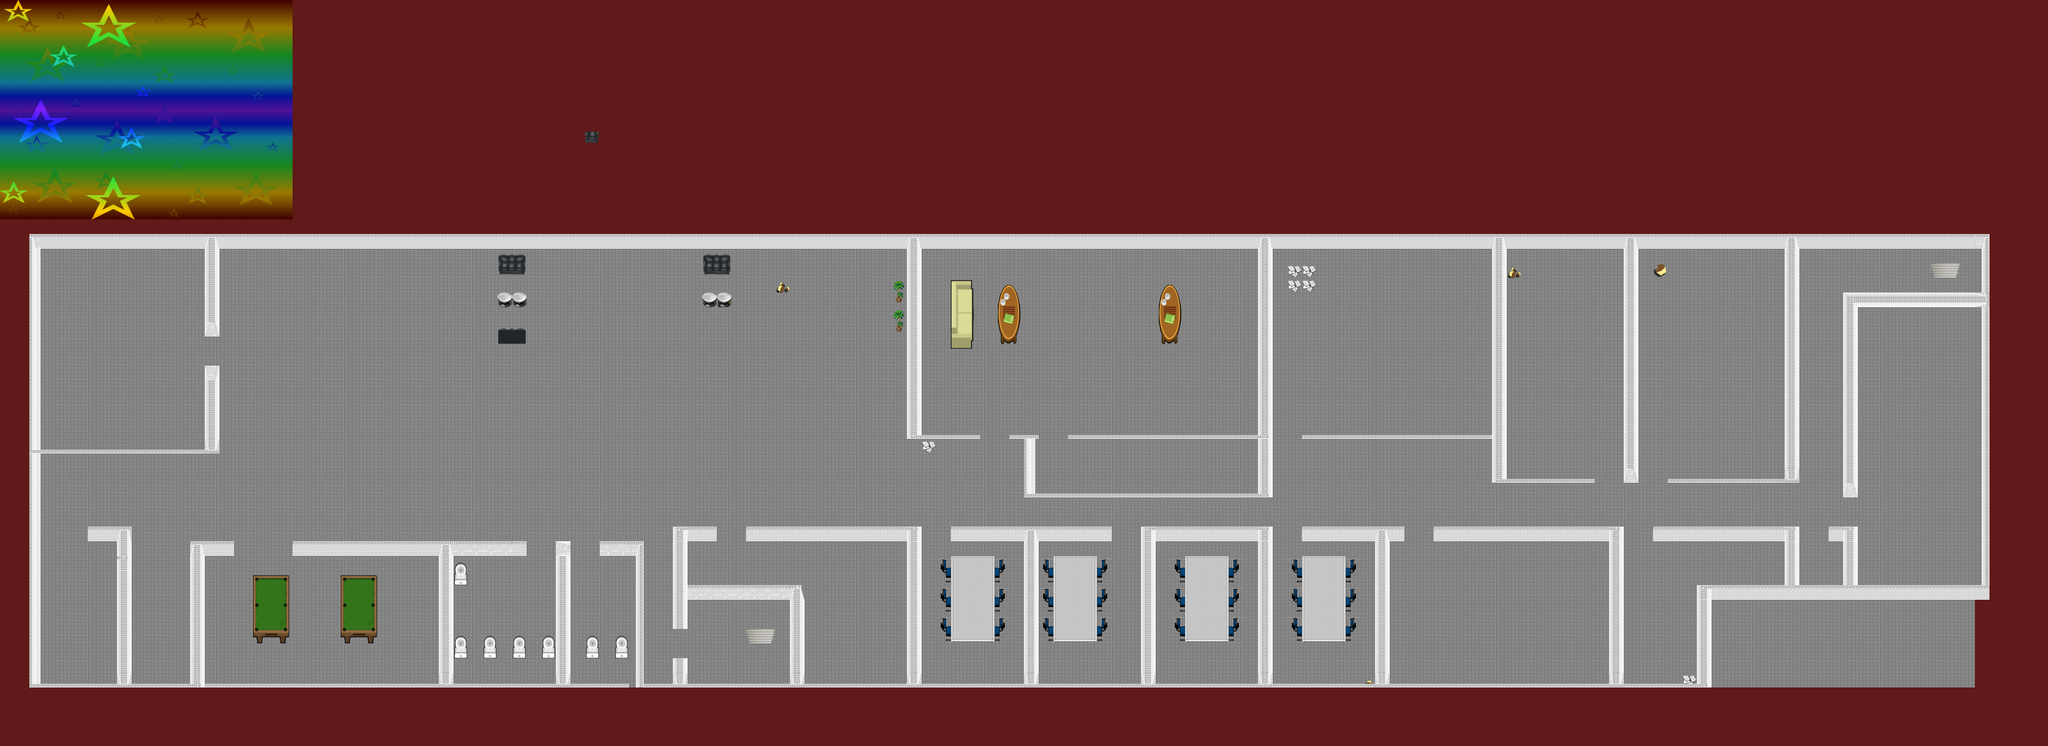

This is a level from a 2D game, rendered from its Tiled map with the project's own tilesets. A one-line summary and the map file follow, with tile-layer data summarised:
An orthogonal 140x51 tile map with 32x32 px tiles, 4 tile layers (floor, desks and stuff, basement furniture, foreground), 1 hidden layer not drawn, 4 tilesets, 2 image layers and 54 objects (29x EnemyEntity, 17x Door, 6x AmmoEntity, me.LevelEntity, mainPlayer).

<map version="1.0" orientation="orthogonal" width="140" height="51" tilewidth="32" tileheight="32" backgroundcolor="#5f1a19">
 <tileset firstgid="1" name="metatiles32x32" tilewidth="32" tileheight="32">
  <image source="maps_tileset/metatiles32x32.png" width="160" height="32" />
  <tile id="0">
   <properties>
    <property name="type" value="solid" />
   </properties>
  </tile>
 </tileset>
 <tileset firstgid="6" name="lbi10" tilewidth="32" tileheight="32" spacing="32">
  <image source="maps_tileset/lbi10.png" width="1280" height="200" />
 </tileset>
 <tileset firstgid="66" name="basement furniture" tilewidth="32" tileheight="32">
  <image source="maps_tileset/basement_furniture.png" width="768" height="320" />
 </tileset>
 <tileset firstgid="306" name="furniture" tilewidth="32" tileheight="32">
  <image source="maps_tileset/furntiture.png" width="1600" height="320" />
 </tileset>
 <imagelayer name="Parallax1" width="140" height="51">
  <image source="background_images/parallax1.png" />
  <properties>
   <property name="ratio" value="0.25" />
  </properties>
 </imagelayer>
 <imagelayer name="Parallax2" width="140" height="51">
  <image source="background_images/parallax2.png" />
  <properties>
   <property name="ratio" value="0.35" />
  </properties>
 </imagelayer>
 <layer name="floor" width="140" height="51">
  <data>[7140 cells, 4123 non-empty, 1 distinct tile ids]</data>
 </layer>
 <layer name="desks and stuff" width="140" height="51">
  <data>[7140 cells, 171 non-empty, 40 distinct tile ids]</data>
 </layer>
 <layer name="basement furniture" width="140" height="51">
  <data>[7140 cells, 64 non-empty, 26 distinct tile ids]</data>
 </layer>
 <objectgroup color="#800080" name="LevelEntities" width="140" height="51">
  <object name="me.LevelEntity" x="1632" y="1376" width="64" height="64">
   <properties>
    <property name="duration" value="500" />
    <property name="fade" value="#f0f0f0" />
    <property name="to" value="level01" />
   </properties>
  </object>
 </objectgroup>
 <objectgroup color="#ff0000" name="EnemyEntities" width="140" height="51">
  <object name="EnemyEntity" x="2688" y="576" width="48" height="48">
   <properties>
    <property name="image" value="enemy_sprite" />
    <property name="spriteheight" value="48" />
    <property name="spritewidth" value="48" />
   </properties>
  </object>
  <object name="EnemyEntity" x="2688" y="640" width="48" height="48">
   <properties>
    <property name="image" value="enemy_sprite" />
    <property name="spriteheight" value="48" />
    <property name="spritewidth" value="48" />
   </properties>
  </object>
  <object name="EnemyEntity" x="2688" y="704" width="48" height="48">
   <properties>
    <property name="image" value="enemy_sprite" />
    <property name="spriteheight" value="48" />
    <property name="spritewidth" value="48" />
   </properties>
  </object>
  <object name="EnemyEntity" x="2688" y="768" width="48" height="48">
   <properties>
    <property name="image" value="enemy_sprite" />
    <property name="spriteheight" value="48" />
    <property name="spritewidth" value="48" />
   </properties>
  </object>
  <object name="EnemyEntity" x="2368" y="576" width="48" height="48">
   <properties>
    <property name="image" value="enemy_sprite" />
    <property name="spriteheight" value="48" />
    <property name="spritewidth" value="48" />
   </properties>
  </object>
  <object name="EnemyEntity" x="2624" y="576" width="48" height="48">
   <properties>
    <property name="image" value="enemy_sprite" />
    <property name="spriteheight" value="48" />
    <property name="spritewidth" value="48" />
   </properties>
  </object>
  <object name="EnemyEntity" x="2624" y="640" width="48" height="48">
   <properties>
    <property name="image" value="enemy_sprite" />
    <property name="spriteheight" value="48" />
    <property name="spritewidth" value="48" />
   </properties>
  </object>
  <object name="EnemyEntity" x="2624" y="704" width="48" height="48">
   <properties>
    <property name="image" value="enemy_sprite" />
    <property name="spriteheight" value="48" />
    <property name="spritewidth" value="48" />
   </properties>
  </object>
  <object name="EnemyEntity" x="2624" y="768" width="48" height="48">
   <properties>
    <property name="image" value="enemy_sprite" />
    <property name="spriteheight" value="48" />
    <property name="spritewidth" value="48" />
   </properties>
  </object>
  <object name="EnemyEntity" x="2368" y="640" width="48" height="48">
   <properties>
    <property name="image" value="enemy_sprite" />
    <property name="spriteheight" value="48" />
    <property name="spritewidth" value="48" />
   </properties>
  </object>
  <object name="EnemyEntity" x="2560" y="576" width="48" height="48">
   <properties>
    <property name="image" value="enemy_sprite" />
    <property name="spriteheight" value="48" />
    <property name="spritewidth" value="48" />
   </properties>
  </object>
  <object name="EnemyEntity" x="2496" y="576" width="48" height="48">
   <properties>
    <property name="image" value="enemy_sprite" />
    <property name="spriteheight" value="48" />
    <property name="spritewidth" value="48" />
   </properties>
  </object>
  <object name="EnemyEntity" x="2496" y="768" width="48" height="48">
   <properties>
    <property name="image" value="enemy_sprite" />
    <property name="spriteheight" value="48" />
    <property name="spritewidth" value="48" />
   </properties>
  </object>
  <object name="EnemyEntity" x="2560" y="768" width="48" height="48">
   <properties>
    <property name="image" value="enemy_sprite" />
    <property name="spriteheight" value="48" />
    <property name="spritewidth" value="48" />
   </properties>
  </object>
  <object name="EnemyEntity" x="2304" y="576" width="48" height="48">
   <properties>
    <property name="image" value="enemy_sprite" />
    <property name="spriteheight" value="48" />
    <property name="spritewidth" value="48" />
   </properties>
  </object>
  <object name="EnemyEntity" x="2368" y="704" width="48" height="48">
   <properties>
    <property name="image" value="enemy_sprite" />
    <property name="spriteheight" value="48" />
    <property name="spritewidth" value="48" />
   </properties>
  </object>
  <object name="EnemyEntity" x="2432" y="576" width="48" height="48">
   <properties>
    <property name="image" value="enemy_sprite" />
    <property name="spriteheight" value="48" />
    <property name="spritewidth" value="48" />
   </properties>
  </object>
  <object name="EnemyEntity" x="2432" y="640" width="48" height="48">
   <properties>
    <property name="image" value="enemy_sprite" />
    <property name="spriteheight" value="48" />
    <property name="spritewidth" value="48" />
   </properties>
  </object>
  <object name="EnemyEntity" x="2432" y="704" width="48" height="48">
   <properties>
    <property name="image" value="enemy_sprite" />
    <property name="spriteheight" value="48" />
    <property name="spritewidth" value="48" />
   </properties>
  </object>
  <object name="EnemyEntity" x="2432" y="768" width="48" height="48">
   <properties>
    <property name="image" value="enemy_sprite" />
    <property name="spriteheight" value="48" />
    <property name="spritewidth" value="48" />
   </properties>
  </object>
  </objectgroup>
 <objectgroup color="#00ff00" name="Entities" width="140" height="51">
  <!-- 7 objects omitted --></objectgroup>
 <objectgroup name="DoorsV" width="140" height="51">
  <!-- 3 objects omitted --></objectgroup>
 <objectgroup name="Doors" width="140" height="51">
  <!-- 14 objects omitted --></objectgroup>
 <layer name="foreground" width="140" height="51">
  <data>[7140 cells, 728 non-empty, 22 distinct tile ids]</data>
 </layer>
 <layer name="collision" width="140" height="51" visible="0">
  <data>[7140 cells, 872 non-empty, 1 distinct tile ids]</data>
 </layer>
</map>
<!-- 33 of 54 objects omitted -->
